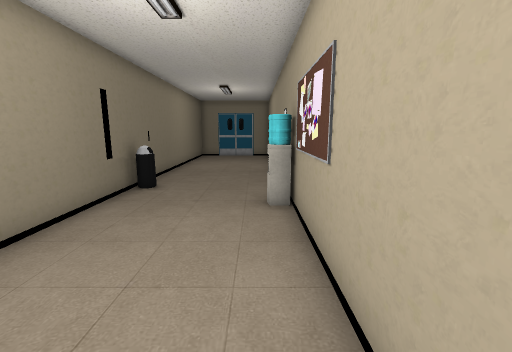
view 1 (above)

16 first-person views from a walk through a scene from a Unity 3-D project. The camera is 1.2 m above the floor, tilts 10° down and sees 90° across. The floor is counted in squares, 0.56 m on a side. Each view is taken from the middle of a square. On the plan, view 1 faces up. The plan holds only what a view shows up to about 16 squares ahead; the rest is blank. The player character is not drawn. Some animated figures are not drawn.

view 2
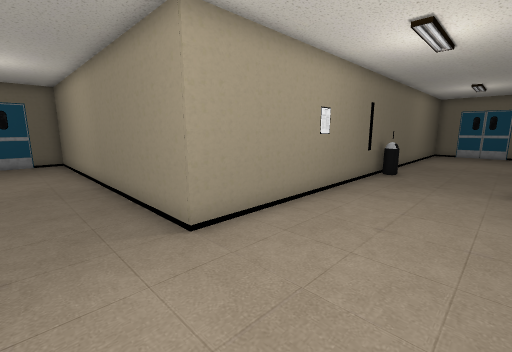

view 3
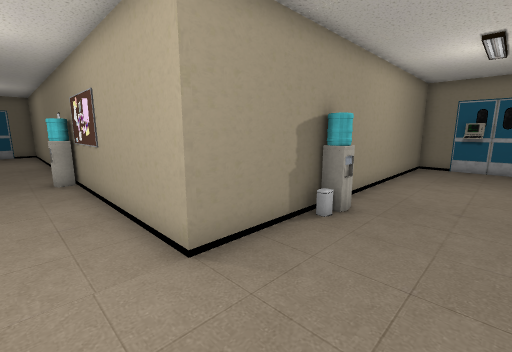

view 4
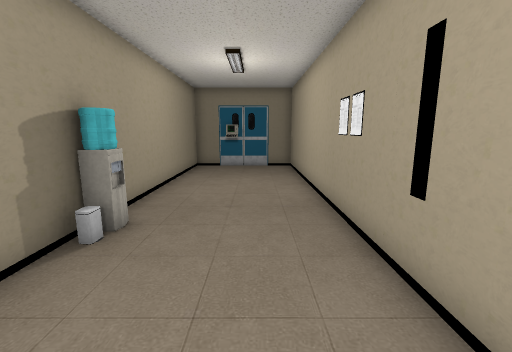

view 5
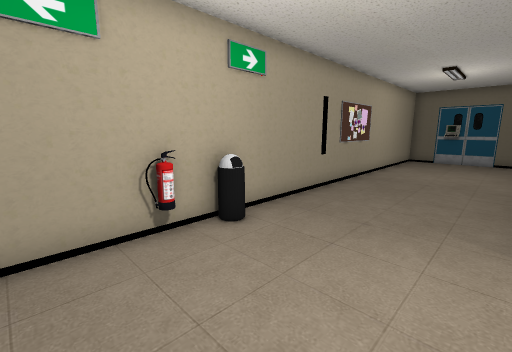

view 6
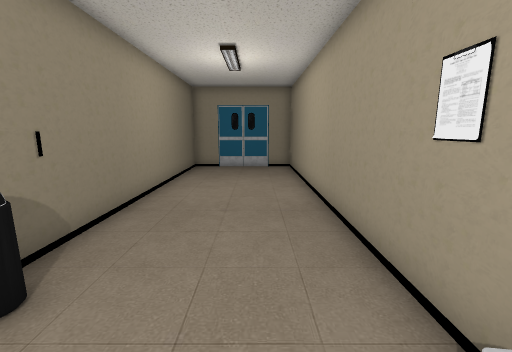

view 7
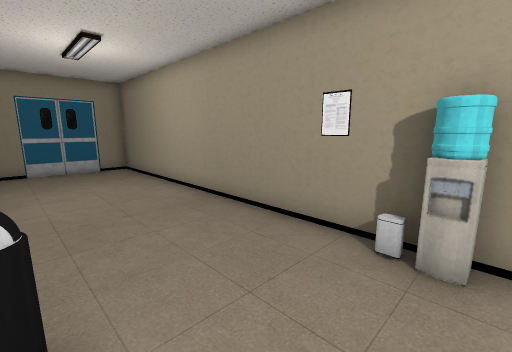

view 8
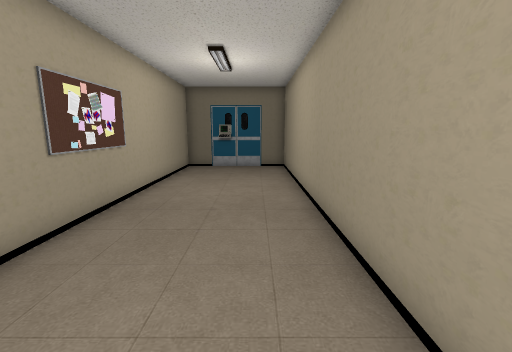

view 9
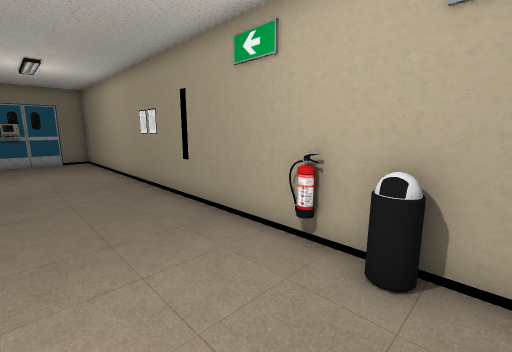

view 10
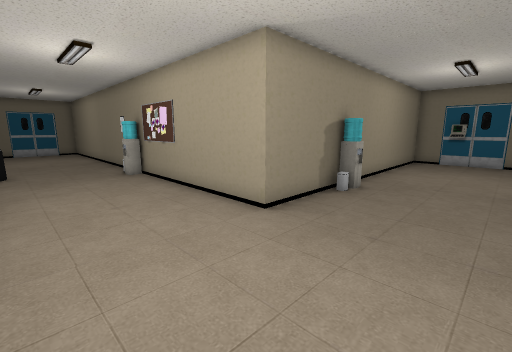

view 11
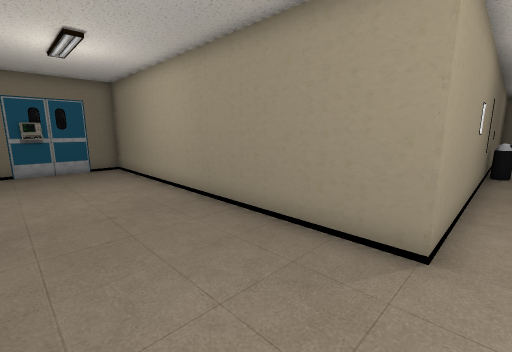

view 12
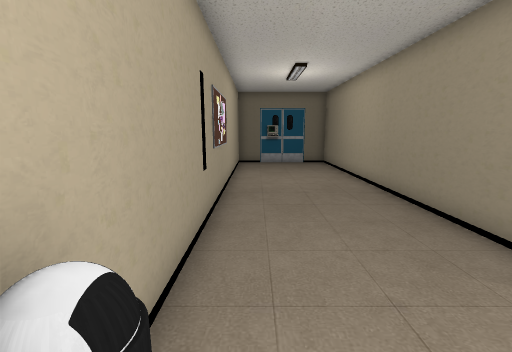

view 13
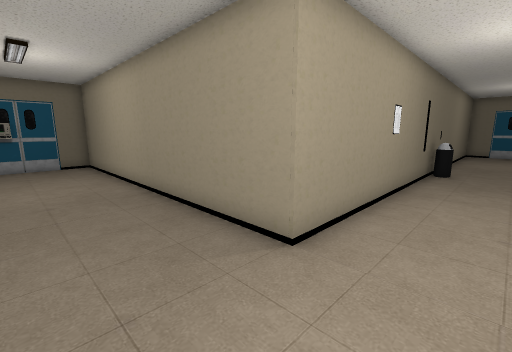

view 14
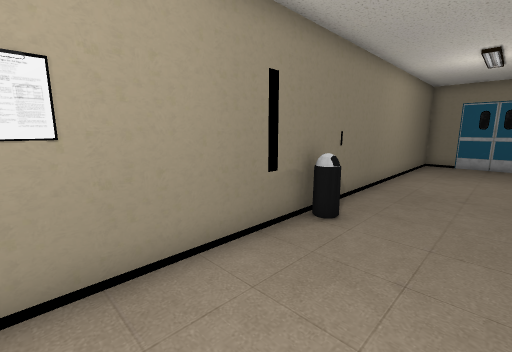

view 15
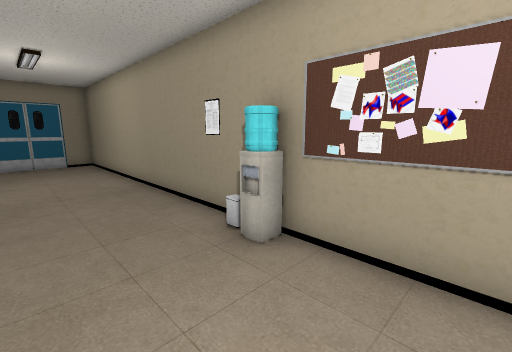

view 16
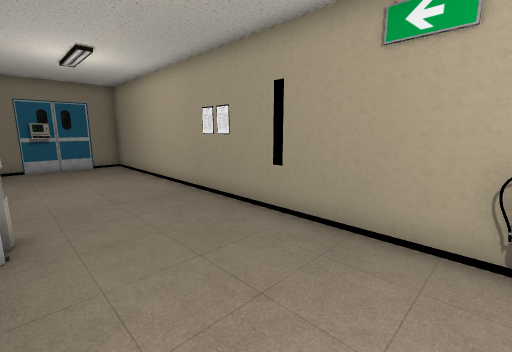

### Floor plan
Points are (right, up) in squares from view 1. A wall is a line through its corners. A room is listed if a view was taken in it or the views show most of it. See-through windows are left out.
Room 1 (views 1, 2, 3, 4, 5, 6, 7, 8, 9, 10, 11, 12, 13, 14, 15, 16)
walls: (1.1, 7.4) (1.1, 22.7) (-4.8, 22.7) (-4.8, -1.3) (-19.8, -1.3) (-19.8, -7.2) (16.1, -7.2) (16.1, -1.3) (1.1, -1.3) (1.1, 4.5)
objects: bin (-4, 10); bin (-3, -7); fire extinguisher (-1, -7); other object (0, 7) to (1, 8); other object (1, 5) to (1, 6); other object (6, -2)

Where each view was taken, in squares from view 1:
view 1: 0 up, 0 right, facing up
view 2: 4 down, 0 right, facing up-left
view 3: 5 down, 1 left, facing up-right
view 4: 5 down, 0 right, facing right
view 5: 2 down, 1 right, facing down-left
view 6: 7 up, 1 left, facing up
view 7: 7 up, 4 left, facing up-right
view 8: 3 down, 4 left, facing left
view 9: 3 down, 4 left, facing down-right
view 10: 6 down, 4 left, facing up-right
view 11: 6 down, 4 left, facing up-left
view 12: 6 down, 2 left, facing left
view 13: 5 down, 2 left, facing up-left
view 14: 4 up, 1 left, facing up-left
view 15: 4 up, 3 left, facing up-right
view 16: 2 down, 1 left, facing down-right
